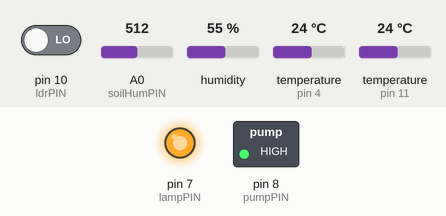
Recording of a sketch running on a simulated Arduino Uno, built with avr-gcc and run on an emulated ATmega328P. Shown: switched loads named in the sketch (green lamp = pin HIGH), output pins drawn as LEDs (lit = HIGH). The inputs (shaded band) are chosen by the test bench; at power-on: pin 10 (ldrPIN) LOW, A0 (soilHumPIN) = 512, humidity 55 %, temperature (sensors on pin 4, pin 11) 24 °C. The modem accepts every AT command (registered, SIM ready, sends succeed) and sends nothing else; what the sketch prints to the serial monitor is not drawn.

Above: at 0.1 s.
At 0.9 s:
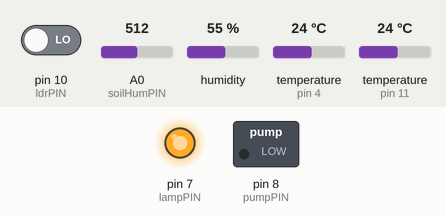
Timing chart, 0 to 2.4 s (numbered marks = the images above):
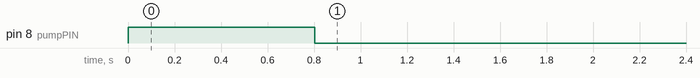

Measured:
- by itself, pin 8 (pumpPIN): HIGH → LOW at 0.80 s

The sketch:

projectard.ino
```cpp
//Normal Directories
#include <String.h>
#include <stdlib.h>

//DS18B20 Temperature Sensor
#include <OneWire.h>
#include <DallasTemperature.h>
#define soilTempPIN 4   // DS18B20 on pin D4
OneWire oneWire(soilTempPIN);
DallasTemperature DS18B20(&oneWire);
int soilTemp = 0;

// LM394/YL70 Soil Humidity Sensor
#define soilHumPIN 0
int soilHum = 0;

//Light Sensor
#define ldrPIN 10
int light = 0;

//DHT11 Temperature and Humidity Sensor
#include "DHT.h"
int dhtPIN = 11;
int typeofDHT =  DHT11;
DHT dht(dhtPIN, typeofDHT);
int airTemp = 0;
int airHum = 0;

//switches
#define lampPIN 7
#define pumpPIN 8
boolean pump=0;
boolean lamp=0;

//GSM
#include <SoftwareSerial.h>
SoftwareSerial gprsSerial(2,3);//rx,tx

String writeKey ="OSM0R0839AGTHV8T";
String readKey = "";

unsigned long delayWriteTime=60000;
unsigned long startWriteTime=0;
unsigned long elapsWriteTime=0;

unsigned long delayReadTime=10000;
unsigned long startReadTime=0;
unsigned long elapsReadTime=0;

bool error=false;
String err="";

void setup() {
  // put your setup code here, to run once:
  Serial.begin(9600);
  gprsSerial.begin(9600);
  pinMode(ldrPIN,INPUT);
  pinMode(pumpPIN,OUTPUT);
  pinMode(lampPIN,OUTPUT);
  digitalWrite(lampPIN,HIGH);
  digitalWrite(pumpPIN,HIGH);
  DS18B20.begin();
  dht.begin();
}

void loop() {
  // put your main code here, to run repeatedly:

  readSensors();
  elapsWriteTime=millis()-startWriteTime;
  elapsReadTime=millis()-startReadTime;
  if (elapsWriteTime > delayWriteTime){
    displaySensors();
    error=0;
    writeSensors();
    startWriteTime=millis();
  }
  if (error){
    Serial.println(" <<<< ERROR >>>> Reapeating send");
    delay (2000);
    writeSensors();
  }
  if (elapsReadTime > delayReadTime){
    startReadTime=millis();
  }
  if (soilHum<50){
    digitalWrite(pumpPIN,LOW);
  }

}

void readSensors(void)
{
 /*read all the sensors readings*/
  light = not digitalRead(ldrPIN);
  soilHum = map(analogRead(soilHumPIN), 1023, 0, 0, 100);
  airTemp = dht.readTemperature();
  airHum = dht.readHumidity();
  DS18B20.requestTemperatures();
  soilTemp = DS18B20.getTempCByIndex(0);
}

void displaySensors(void)
{ /* Display the values of the Sensors */
  Serial.print ("soilHum   (%): ");
  Serial.println (soilHum);
  Serial.print ("soilTemp (oC): ");
  Serial.println (soilTemp);
  Serial.print ("light     : ");
  Serial.println (light);
  Serial.print ("airTemp  (oC): ");
  Serial.println (airTemp);
  Serial.print ("airHum    (%): ");
  Serial.println (airHum);
  Serial.println ("");
}

void ShowSerialData()
{
  while(gprsSerial.available()!=0)
  Serial.write(gprsSerial.read());
  delay(5000);
}

void writeSensors(void)
{ // to send the sensors data to thingspeak
  if (gprsSerial.available())
    Serial.write(gprsSerial.read());

  gprsSerial.println("AT");
  delay(1000);

  gprsSerial.println("AT+CPIN?");
  delay(1000);

  gprsSerial.println("AT+CREG?");
  delay(1000);

  gprsSerial.println("AT+CGATT?");
  delay(1000);

  gprsSerial.println("AT+CIPSHUT");
  delay(1000);

  gprsSerial.println("AT+CIPSTATUS");
  delay(2000);

  gprsSerial.println("AT+CIPMUX=0");
  delay(2000);

  ShowSerialData();

  gprsSerial.println("AT+CSTT=\"jionet\"");//start task and setting the APN,
  delay(1000);

  ShowSerialData();

  gprsSerial.println("AT+CIICR");//bring up wireless connection
  delay(3000);

  ShowSerialData();

  gprsSerial.println("AT+CIFSR");//get local IP adress
  delay(2000);

  ShowSerialData();

  gprsSerial.println("AT+CIPSPRT=0");
  delay(3000);

  ShowSerialData();

  gprsSerial.println("AT+CIPSTART=\"TCP\",\"api.thingspeak.com\",\"80\"");//start up the connection
  delay(6000);

  ShowSerialData();

  String getStr = "GET https://api.thingspeak.com/update?api_key=";
  getStr += writeKey;
  getStr +="&field1=";
  getStr += String(soilHum);
  getStr +="&field2=";
  getStr += String(soilTemp);
  getStr +="&field3=";
  getStr += String(airTemp);
  getStr +="&field4=";
  getStr += String(airHum);
  getStr +="&field5=";
  getStr += String(light);

  gprsSerial.println("AT+CIPSEND");//begin send data to remote server
  delay(4000);

  ShowSerialData();

  Serial.println(getStr);
  gprsSerial.println(getStr);
  delay(4000);
  ShowSerialData();

  gprsSerial.println((char)26);//sending
  delay(5000);//waiting for reply, important! the time is base on the condition of internet
  gprsSerial.println();

  ShowSerialData();

  gprsSerial.println("AT+CIPSHUT");//close the connection
  delay(100);
  ShowSerialData();
}
```
